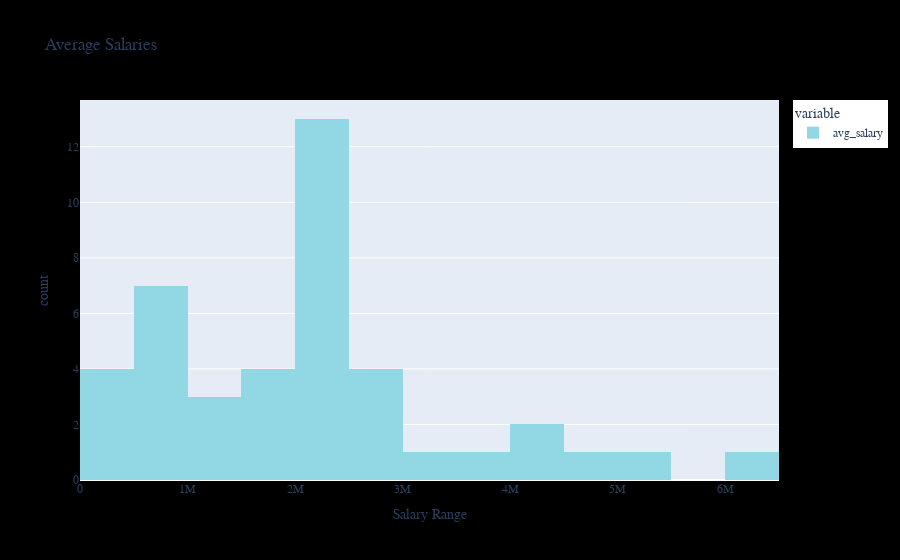

Notebook code for this chart:
### Code cell
px.histogram(
    data.avg_salary[data.avg_salary < 10000000],
    nbins=20,
    color_discrete_sequence=color_palette[1:],
    labels={"count": "", "value": "Salary Range"},
    title="Average Salaries",
).update_layout(
    paper_bgcolor="rgb(0,0,0,0)",
    legend=dict(bgcolor=LEGEN_BG),
    font_family="Poppins,",
)

### Figure 1 — Plotly figure (JSON) as saved in the notebook; plotly's stock layout.template omitted (floating-point values rounded to 4 significant figures)
{"data": [{"alignmentgroup": "True", "bingroup": "x", "hovertemplate": "variable=avg_salary<br>Salary Range=%{x}<br>count=%{y}<extra></extra>", "legendgroup": "avg_salary", "marker": {"color": "#91D8E4", "pattern": {"shape": ""}}, "name": "avg_salary", "nbinsx": 20, "offsetgroup": "avg_salary", "orientation": "v", "showlegend": true, "type": "histogram", "x": [1500000, 2000000, 2500000, 1500000, 600000, 3600000, 350000, 1100000, 5250000, 2000000, 2000000, 800000, 2000000, 2750000, 2000000, 2000000, 2000000, 1150000, 400000, 350000, 2500000, 4375000, 900000, 900000, 3000000, 900000, 2500000, 4825000, 2250000, 2250000, 2000000, 600000, 6000000, 2000000, 2000000, 1000000, 2000000, 1600000, 350000, 600000, 4200000, 1500000], "xaxis": "x", "yaxis": "y"}], "layout": {"barmode": "relative", "font": {"family": "Poppins,"}, "legend": {"bgcolor": "#fff", "title": {"text": "variable"}, "tracegroupgap": 0}, "paper_bgcolor": "rgb(0,0,0,0)", "title": {"text": "Average Salaries"}, "xaxis": {"anchor": "y", "domain": [0, 1], "title": {"text": "Salary Range"}}, "yaxis": {"anchor": "x", "domain": [0, 1], "title": {"text": "count"}}}}
